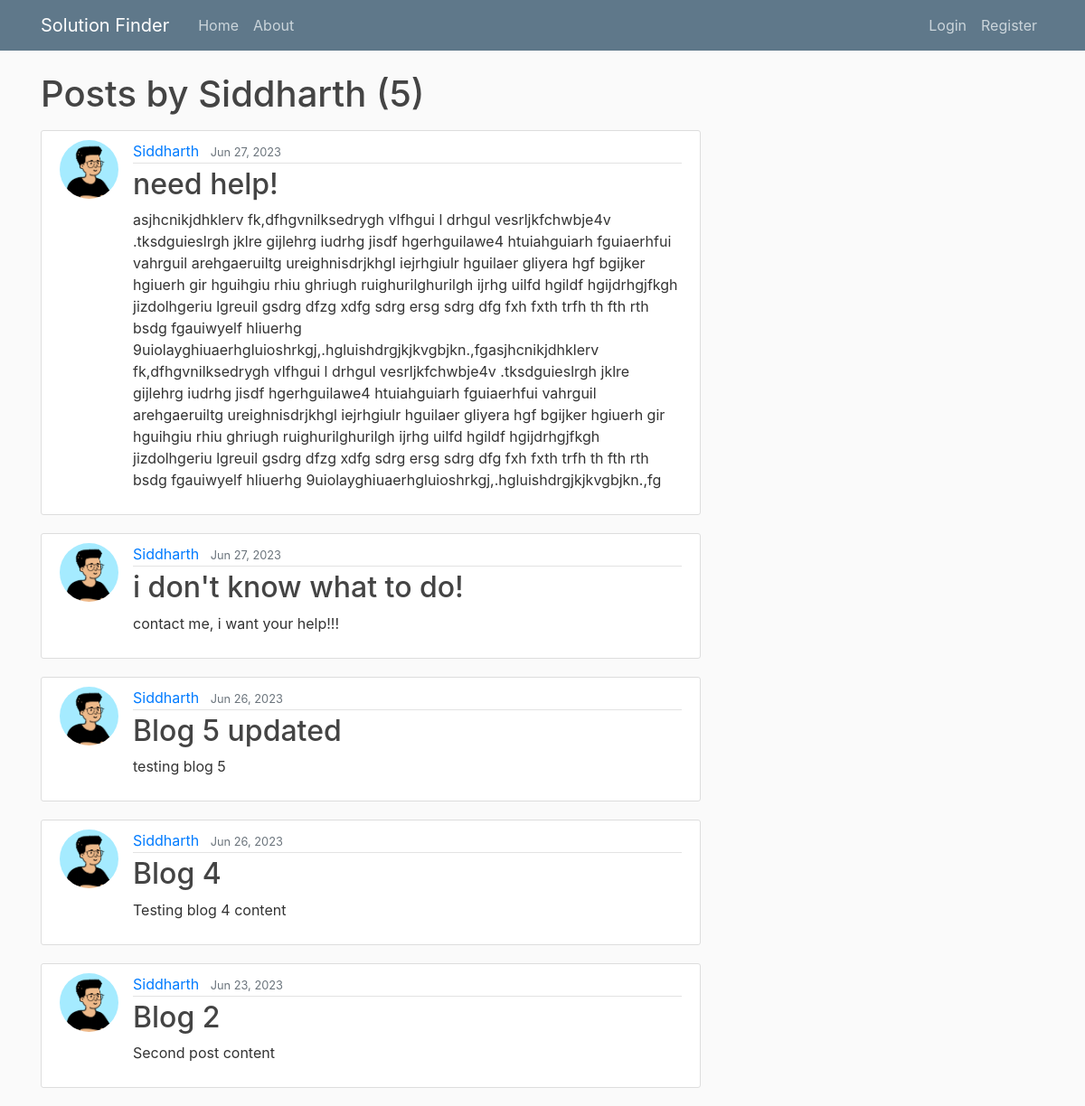
Screenshot of /user/Siddharth with the database file from the repository.
### blog/models.py (models this page shows, shortened)
class Post(models.Model):
    title = models.CharField(max_length=100)
    content = models.TextField()
    date_posted = models.DateTimeField(default=timezone.now)
    author = models.ForeignKey(User, on_delete=models.CASCADE)

### users/models.py (models this page shows, shortened)
class Profile(models.Model):
    user = models.OneToOneField(User, on_delete=models.CASCADE)
    image = models.ImageField(default='default.png', upload_to='profile_pics')

### blog/views.py (the view)
# urls.py: path('user/<str:username>', UserPostListView.as_view(), name='user-posts'),
class UserPostListView(ListView):
    model = Post
    template_name = 'blog/user_posts.html' # <app>/<model>_<viewtype>.html
    context_object_name = 'posts'
    ordering = ['-date_posted']
    paginate_by = 6
    def get_queryset(self):
        user = get_object_or_404(User, username=self.kwargs.get('username'))
        return Post.objects.filter(author=user).order_by('-date_posted')

### blog/templates/blog/user_posts.html (shortened to what this page needs)
{% extends "blog/base.html" %}
{% block content %}
    <h1 class="mb-3">Posts by {{ view.kwargs.username }} ({{ page_obj.paginator.count }})</h1>
    {% for post in posts %}
    <article class="media content-section">
        <img class="rounded-circle article-img" src="{{ post.author.profile.image.url }}">
        <div class="media-body">
            <div class="article-metadata">
                <a class="mr-2" href="{% url 'user-posts' post.author.username %}">{{ post.author }}</a>
                <small class="text-muted">{{ post.date_posted|date:"M d, Y" }}</small>
            </div>
            <h2><a class="article-title" href="{% url 'post-detail' post.id %}">{{ post.title }}</a></h2>
            <p class="article-content">{{ post.content }}</p>
        </div>
    </article>
    {% endfor %}
{% endblock content %}

### blog/static/blog/main.css (style rules this page uses)
body { background: #fafafa; color: #333333; margin-top: 5rem; }
h1, h2, h3, h4, h5, h6 { color: #444444; }
.content-section { background: #ffffff; padding: 10px 20px; border: 1px solid #dddddd; border-radius: 3px; margin-bottom: 20px; }
.article-title { color: #444444; }
.article-content { white-space: pre-line; }
.article-img { height: 65px; width: 65px; margin-right: 16px; }
.article-metadata { padding-bottom: 1px; margin-bottom: 4px; border-bottom: 1px solid #e3e3e3 }

### rows the page displays
Post: author.profile.image (picture), author "Siddharth", date_posted "Jun 27, 2023", title "need help!", content "asjhcnikjdhklerv fk,dfhgvnilksedrygh vlfhgui l drhgul vesrljkfchwbje4v .tksdguieslrgh jklre gijlehrg iudrhg jisdf hgerhguilawe4 htuiahguiarh fguiaerhfui vahrguil arehgaeruiltg ureighnisdrjkhgl iejrhgiulr hguilaer gliyera hgf bgijker hgiuerh gir hguihgiu rhiu ghriugh ruighurilghurilgh ijrhg uilfd hgildf hgijdrhgjfkgh jizdolhgeriu lgreuil gsdrg dfzg xdfg sdrg ersg sdrg dfg fxh fxth trfh th fth rth bsdg fgauiwyelf hliuerhg 9uiolayghiuaerhgluioshrkgj,.hgluishdrgjkjkvgbjkn.,fgasjhcnikjdhklerv fk,dfhgvnilksedrygh vlfhgui l drhgul vesrljkfchwbje4v .tksdguieslrgh jklre gijlehrg iudrhg jisdf hgerhguilawe4 htuiahguiarh fguiaerhfui vahrguil arehgaeruiltg ureighnisdrjkhgl iejrhgiulr hguilaer gliyera…"
Post: author.profile.image (picture), author "Siddharth", date_posted "Jun 27, 2023", title "i don't know what to do!", content "contact me, i want your help!!!"
Post: author.profile.image (picture), author "Siddharth", date_posted "Jun 26, 2023", title "Blog 5 updated", content "testing blog 5"
Post: author.profile.image (picture), author "Siddharth", date_posted "Jun 26, 2023", title "Blog 4", content "Testing blog 4 content"
Post: author.profile.image (picture), author "Siddharth", date_posted "Jun 23, 2023", title "Blog 2", content "Second post content"

### other values shown
{{ view.kwargs.username }} "Siddharth"
{{ page_obj.paginator.count }} "5"
